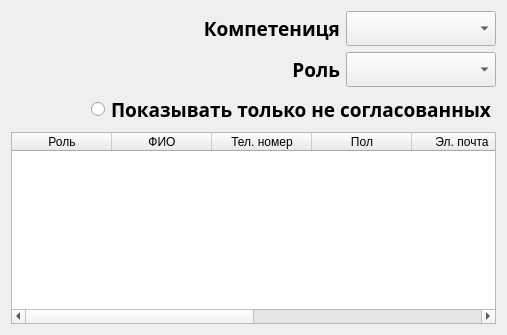
                <widget class="QWidget" name="memberPage">
                 <layout class="QVBoxLayout" name="verticalLayout_13">
                  <item>
                   <layout class="QHBoxLayout" name="horizontalLayout_15">
                    <item>
                     <spacer name="horizontalSpacer_6">
                      <property name="orientation">
                       <enum>Qt::Horizontal</enum>
                      </property>
                      <property name="sizeHint" stdset="0">
                       <size>
                        <width>40</width>
                        <height>20</height>
                       </size>
                      </property>
                     </spacer>
                    </item>
                    <item>
                     <layout class="QVBoxLayout" name="verticalLayout_12">
                      <item>
                       <layout class="QHBoxLayout" name="horizontalLayout_12">
                        <item>
                         <spacer name="horizontalSpacer_7">
                          <property name="orientation">
                           <enum>Qt::Horizontal</enum>
                          </property>
                          <property name="sizeHint" stdset="0">
                           <size>
                            <width>40</width>
                            <height>20</height>
                           </size>
                          </property>
                         </spacer>
                        </item>
                        <item>
                         <widget class="QLabel" name="competitionLabel">
                          <property name="sizePolicy">
                           <sizepolicy hsizetype="Fixed" vsizetype="Preferred">
                            <horstretch>0</horstretch>
                            <verstretch>0</verstretch>
                           </sizepolicy>
                          </property>
                          <property name="minimumSize">
                           <size>
                            <width>100</width>
                            <height>0</height>
                           </size>
                          </property>
                          <property name="font">
                           <font>
                            <family>Akrobat SemiBold</family>
                            <pointsize>14</pointsize>
                            <bold>true</bold>
                           </font>
                          </property>
                          <property name="text">
                           <string>Компетениця</string>
                          </property>
                          <property name="alignment">
                           <set>Qt::AlignRight|Qt::AlignTrailing|Qt::AlignVCenter</set>
                          </property>
                         </widget>
                        </item>
                        <item>
                         <widget class="QComboBox" name="competitionCombo">
                          <property name="sizePolicy">
                           <sizepolicy hsizetype="Fixed" vsizetype="Fixed">
                            <horstretch>0</horstretch>
                            <verstretch>0</verstretch>
                           </sizepolicy>
                          </property>
                          <property name="minimumSize">
                           <size>
                            <width>150</width>
                            <height>0</height>
                           </size>
                          </property>
                          <property name="font">
                           <font>
                            <family>Akrobat SemiBold</family>
                            <pointsize>14</pointsize>
                            <bold>true</bold>
                           </font>
                          </property>
                         </widget>
                        </item>
                       </layout>
                      </item>
                      <item>
                       <layout class="QHBoxLayout" name="horizontalLayout_13">
                        <item>
                         <spacer name="horizontalSpacer_8">
                          <property name="orientation">
                           <enum>Qt::Horizontal</enum>
                          </property>
                          <property name="sizeHint" stdset="0">
                           <size>
                            <width>40</width>
                            <height>20</height>
                           </size>
                          </property>
                         </spacer>
                        </item>
                        <item>
                         <widget class="QLabel" name="roleLabel">
                          <property name="sizePolicy">
                           <sizepolicy hsizetype="Fixed" vsizetype="Preferred">
                            <horstretch>0</horstretch>
                            <verstretch>0</verstretch>
                           </sizepolicy>
                          </property>
                          <property name="minimumSize">
                           <size>
                            <width>100</width>
                            <height>0</height>
                           </size>
                          </property>
                          <property name="font">
                           <font>
                            <family>Akrobat SemiBold</family>
                            <pointsize>14</pointsize>
                            <bold>true</bold>
                           </font>
                          </property>
                          <property name="text">
                           <string>Роль</string>
                          </property>
                          <property name="alignment">
                           <set>Qt::AlignRight|Qt::AlignTrailing|Qt::AlignVCenter</set>
                          </property>
                         </widget>
                        </item>
                        <item>
                         <widget class="QComboBox" name="roleCombo">
                          <property name="sizePolicy">
                           <sizepolicy hsizetype="Fixed" vsizetype="Fixed">
                            <horstretch>0</horstretch>
                            <verstretch>0</verstretch>
                           </sizepolicy>
                          </property>
                          <property name="minimumSize">
                           <size>
                            <width>150</width>
                            <height>0</height>
                           </size>
                          </property>
                          <property name="font">
                           <font>
                            <family>Akrobat SemiBold</family>
                            <pointsize>14</pointsize>
                            <bold>true</bold>
                           </font>
                          </property>
                         </widget>
                        </item>
                       </layout>
                      </item>
                      <item>
                       <layout class="QHBoxLayout" name="horizontalLayout_14">
                        <item>
                         <spacer name="horizontalSpacer_5">
                          <property name="orientation">
                           <enum>Qt::Horizontal</enum>
                          </property>
                          <property name="sizeHint" stdset="0">
                           <size>
                            <width>40</width>
                            <height>20</height>
                           </size>
                          </property>
                         </spacer>
                        </item>
                        <item>
                         <widget class="QRadioButton" name="showUnknownCheck">
                          <property name="font">
                           <font>
                            <family>Akrobat SemiBold</family>
                            <pointsize>14</pointsize>
                            <bold>true</bold>
                           </font>
                          </property>
                          <property name="text">
                           <string>Показывать только не согласованных</string>
                          </property>
                         </widget>
                        </item>
                       </layout>
                      </item>
                     </layout>
                    </item>
                   </layout>
                  </item>
                  <item>
                   <widget class="QTableWidget" name="memberTable">
                    <column>
                     <property name="text">
                      <string>Роль</string>
                     </property>
                    </column>
                    <column>
                     <property name="text">
                      <string>ФИО</string>
                     </property>
                    </column>
                    <column>
                     <property name="text">
                      <string>Тел. номер</string>
                     </property>
                    </column>
                    <column>
                     <property name="text">
                      <string>Пол</string>
                     </property>
                    </column>
                    <column>
                     <property name="text">
                      <string>Эл. почта</string>
                     </property>
                    </column>
                    <column>
                     <property name="text">
                      <string>Регион</string>
                     </property>
                    </column>
                    <column>
                     <property name="text">
                      <string>Компетенция</string>
                     </property>
                    </column>
                    <column>
                     <property name="text">
                      <string>Статус</string>
                     </property>
                    </column>
                   </widget>
                  </item>
                 </layout>
                </widget>
